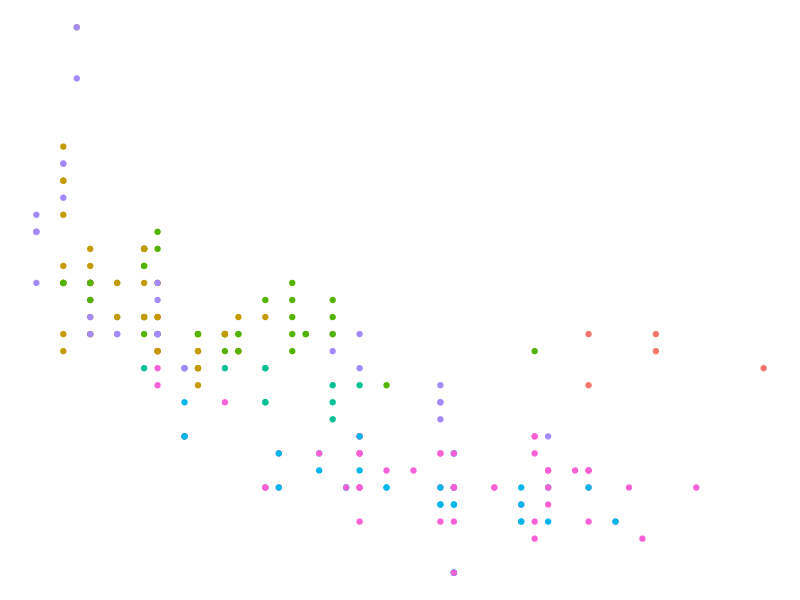
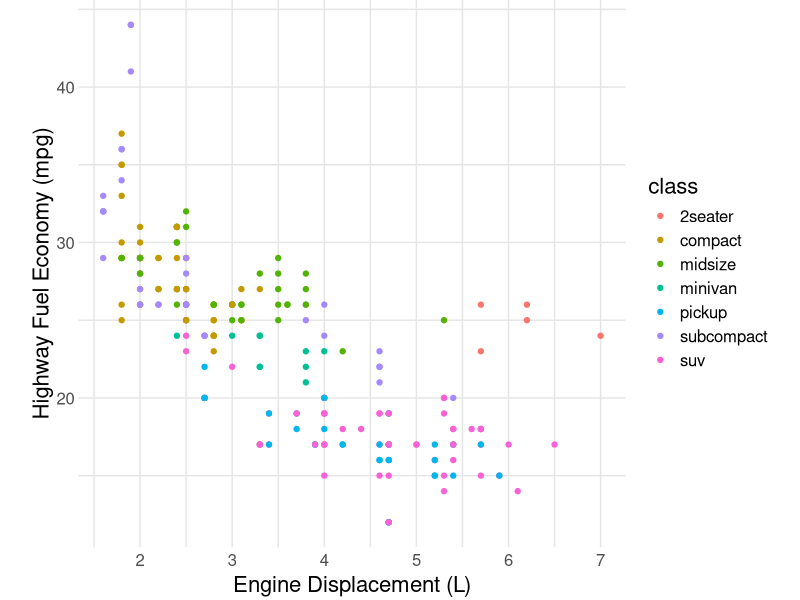
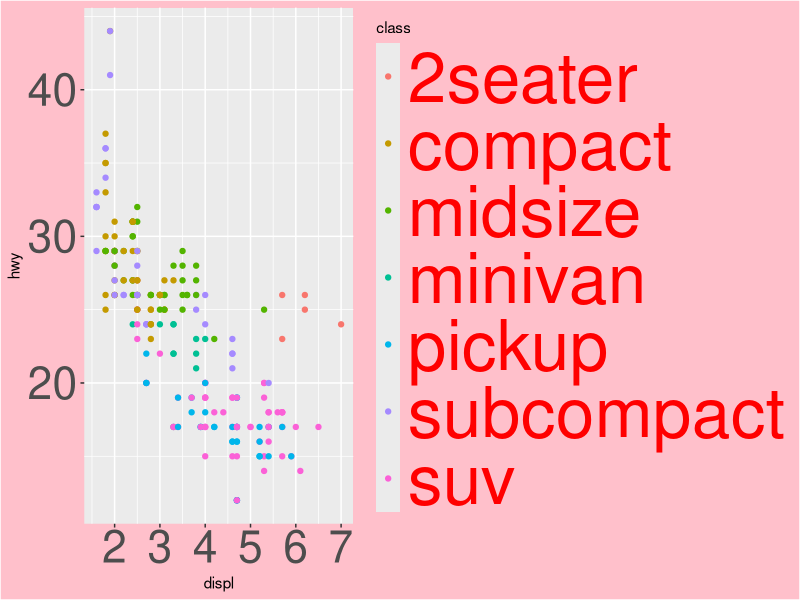

The R script that drew these images, in order:
## ---- chunk 1
library(tidyverse)
# knitr options
library(tidyverse)
knitr::opts_chunk$set(echo = TRUE)
## ---- chunk 2
mpg %>%
  ggplot(aes(displ, hwy, color = class)) +
  geom_point() +
  theme_void() +
  guides(color = "none")
## ---- chunk 3
## NOTE: No need to edit; feel free to re-use this code!
theme_common <- function() {
  theme_minimal() %+replace%
  theme(
    axis.text.x = element_text(size = 12),
    axis.text.y = element_text(size = 12),
    axis.title.x = element_text(margin = margin(4, 4, 4, 4), size = 16),
    axis.title.y = element_text(margin = margin(4, 4, 4, 4), size = 16, angle = 90),

    legend.title = element_text(size = 16),
    legend.text = element_text(size = 12),

    strip.text.x = element_text(size = 12),
    strip.text.y = element_text(size = 12),

    panel.grid.major = element_line(color = "grey90"),
    panel.grid.minor = element_line(color = "grey90"),

    aspect.ratio = 4 / 4,

    plot.margin = unit(c(t = +0, b = +0, r = +0, l = +0), "cm"),
    plot.title = element_text(size = 18),
    plot.title.position = "plot",
    plot.subtitle = element_text(size = 16),
    plot.caption = element_text(size = 12)
  )
}
## ---- chunk 4
mpg %>%
  ggplot(aes(displ, hwy, color = class)) +
  geom_point() +
  theme_common() +
  labs(
    x = "Engine Displacement (L)",
    y = "Highway Fuel Economy (mpg)"
  )
## ---- chunk 5
mpg %>%
  ggplot(aes(displ, hwy, color = class)) +
  geom_point() +
  theme(
    axis.text.x = element_text(size = 32),
    axis.text.y = element_text(size = 32),
    legend.text = element_text(color = "red", size = 50),
    line = element_line(color = "orange"),
    rect = element_rect(fill = "pink")
  )
